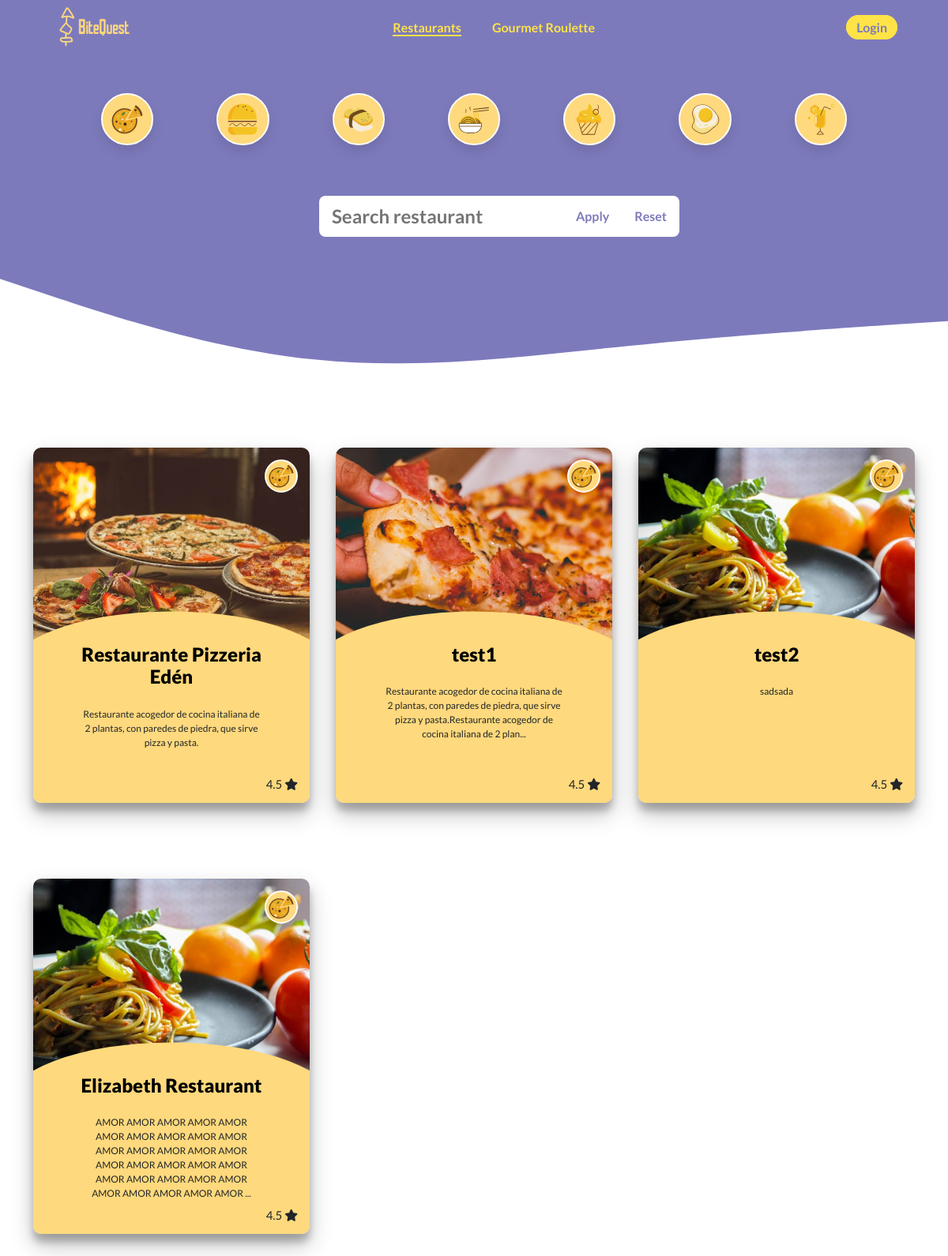
The page / on the database its author committed.
### restaurants/models.py (models this page shows, shortened)
class Category(models.Model):
    name = models.CharField(max_length=50, unique=True)
    icon = models.FileField(upload_to='category_icons/', validators=[validate_icon])
    class Meta:
        verbose_name_plural = "Categories"

class Restaurant(models.Model):
    name = models.CharField(max_length=100)
    description = models.TextField()
    category = models.ForeignKey(Category, on_delete=models.CASCADE)
    address = models.CharField(max_length=150)
    phone_number = models.CharField(max_length=13)
    link = models.URLField(max_length=500, blank=True, null=True)
    owner = models.ForeignKey(settings.AUTH_USER_MODEL, on_delete=models.CASCADE, related_name='owned_restaurants')
    favorites = models.ManyToManyField(settings.AUTH_USER_MODEL, through='Favorite',
                                       related_name='favorite_restaurant')
    ratings = models.ManyToManyField(settings.AUTH_USER_MODEL, through='Rating', name='rating_restaurant')
    created_at = models.DateTimeField(auto_now_add=True)
    updated_at = models.DateTimeField(auto_now=True)
    image = models.ImageField(upload_to='restaurant_images/', blank=True, null=True)
    slug = models.SlugField(max_length=100, default='', null=False)

### restaurants/views.py (the view, shortened to what this page needs)
# urls.py: path('', views.RestaurantListView.as_view(), name='restaurant_list'),
class RestaurantListView(ListView):
    model = Restaurant
    template_name = 'restaurants/restaurant_list.html'
    def get(self, request):
        categories_list = Category.objects.all()
        restaurant_list = Restaurant.objects.all()
        context = {'categories_list': categories_list, 'restaurant_list': restaurant_list}
        return render(request, self.template_name, context)

### restaurants/templates/restaurants/restaurant_list.html (shortened to what this page needs)
{% extends "base_navbar.html" %}
{% load static %}
{% block extra_head%}
<link rel="stylesheet" href="{% static 'restaurants/css/filter.css' %}">
<link rel="stylesheet" href="{% static 'restaurants/css/card.css' %}">
{% endblock %}
{% block content %}
<section id="filters">
    <section id="categories_filter">
        {% for category in categories_list %}
        <span>
            <button type="button" data-category="{{ category.id }}"
                    {% if category.id in disabled_categories %} class="disabled" {% else %} class="enabled" {% endif %}
            >
                <img src="{{ category.icon.url }}" alt="{{ category.name }} icon">
            </button>
        </span>
        {% endfor %}
    </section>
    <section id="search_section">
        <form method="POST" action="{% url 'restaurants:restaurant_list' %}" role="search" id="search_form">
            <input id="search" name="search" type="search" placeholder="Search restaurant"
                   {% if search %} value="{{ search }}" {% endif %}/>
            <button type="submit">Apply</button>
            <button type="button" id="reset_filters">Reset</button>
        </form>
    </section>
    <svg xmlns="http://www.w3.org/2000/svg" viewBox="0 0 1440 320">
        <path fill="#7d7abc" fill-opacity="1"
              d="M0,64L80,90.7C160,117,320,171,480,186.7C640,203,800,181,960,165.3C1120,149,1280,139,1360,133.3L1440,128L1440,0L1360,0C1280,0,1120,0,960,0C800,0,640,0,480,0C320,0,160,0,80,0L0,0Z"></path>
    </svg>
</section>
<section id="restaurants_list" class="container">
    {% for restaurant in restaurant_list %}
        <div class="card">
            <span><img src="{{ restaurant.category.icon.url }}"></span>
            <div class="card-content">
                <h3 class="card-title">
                    <a href="{% url 'restaurants:restaurant_detail' restaurant.slug %}">
                        {% if restaurant.name|length <= 35 %}
                        {{ restaurant.name }}
                        {% else %}
                        {{ restaurant.name|slice:"0:35" }}...
                        {% endif %}
                    </a>
                </h3>
                <p class="card-text">
                    {% if restaurant.description|length <= 150 %}
                    {{ restaurant.description }}
                    {% else %}
                    {{ restaurant.description|slice:"0:150" }}...
                    {% endif %}
                </p>
                <p class="card-rating">4.5 <i class="fa-solid fa-star"></i></p>
            </div>
            <img class="card-image" src="{{ restaurant.image.url }}" alt="{{ restaurant.name }} image">
        </div>
    {% endfor %}
</section>
{% endblock %}

### static/css/styles.css (style rules this page uses)
* { margin: 0; padding: 0; box-sizing: border-box; font-family: "Lato","Poppins", sans-serif; }

### restaurants/static/restaurants/css/filter.css (style rules this page uses)
.enabled { background-color: #FFD97D; }
#categories_filter { display: flex; justify-content: space-evenly; padding: 3rem; background-color: #7d7abc; }
#categories_filter button { border-radius: 50%; padding: 0.7rem; border: 2px solid #FEFEFA; box-shadow: 0px 8px 15px rgba(0, 0, 0, 0.1); }
#categories_filter img { width: 40px; height:40px; }
#search_section { margin: 0 auto; display: flex; justify-content: center; align-items: center; padding-top: 1rem; background-color: #7d7abc; }
#search_form { margin-left: 4rem; border-radius: 0.5rem; background-color: #fff; display: flex; }
#search_form > input { border: 0; color: #7d7abc; font-weight: bold; font-size: 1.5rem; border-radius: 1rem; padding: 0.5rem 1rem; }
#search_form > button { background: none; border: 0; color: #7d7abc; padding: 0 1rem; font-weight: bold; }

### restaurants/static/restaurants/css/card.css (style rules this page uses)
#restaurants_list { display: flex; justify-content: space-between; flex-wrap: wrap; row-gap: 6rem; margin-bottom: 5rem; }
#restaurants_list a:link, #restaurants_list a:visited { text-decoration: none; color: black; }
.card h1, h2, h3, h4, h5 { font-weight: 800; margin-top: 0; margin-bottom: 0; }
.card { width: 350px; height: 450px; position: relative; overflow: hidden; box-shadow: rgba(0, 0, 0, 0.25) 0px 14px 28px, rgba(0, 0, 0, 0.22) 0px 10px 10px; border: 0; border-radius: 10px; }
.card span { position: absolute; top: 15px; right: 15px; border-radius: 50%; background-color: #FFD97D; padding: 0.2rem; border: 2px solid #FEFEFA; z-index: 1; }
.card span > img { width: 2rem; height: 2rem; }
.card .card-rating { position: absolute; font-size: 15px; bottom: 5px; right: 15px; z-index: 1; margin-bottom: 0.5rem; }
.card-content { width: 100%; height: 45%; text-align: center; background-color: #FFD97D; padding: 0 60px 50px; position: absolute; bottom: 0; left: 0; z-index: 1; }
.card-content::before { content: ""; width: 100%; height: 120px; background-color: inherit; position: absolute; left: 0; top: -80px; clip-path: ellipse(60% 80px at bottom center); z-index: -1; }
.card-title { font-size: 1.5rem; margin-bottom: 1em; text-align: center; }
.card-text { font-size: 0.75rem; text-align: center; }
.card-image { width: 100%; height: 60%; object-fit: cover; object-position: center; }

### rows shown on the page
Category: icon (picture)
Category: icon (picture)
Category: icon (picture)
Category: icon (picture)
Category: icon (picture)
Category: icon (picture)
Category: icon (picture)
Restaurant: category.icon (picture), name "Restaurante Pizzeria Edén", description "Restaurante acogedor de cocina italiana de 2 plantas, con paredes de piedra, que sirve pizza y pasta.", image (picture)
Restaurant: category.icon (picture), name "test1", description "Restaurante acogedor de cocina italiana de 2 plantas, con paredes de piedra, que sirve pizza y pasta.Restaurante acogedor de cocina italiana de 2 plan", image (picture)
Restaurant: category.icon (picture), name "test2", description "sadsada", image (picture)
Restaurant: category.icon (picture), name "Elizabeth Restaurant", description "AMOR AMOR AMOR AMOR AMOR AMOR AMOR AMOR AMOR AMOR AMOR AMOR AMOR AMOR AMOR AMOR AMOR AMOR AMOR AMOR AMOR AMOR AMOR AMOR AMOR AMOR AMOR AMOR AMOR AMOR", image (picture)
